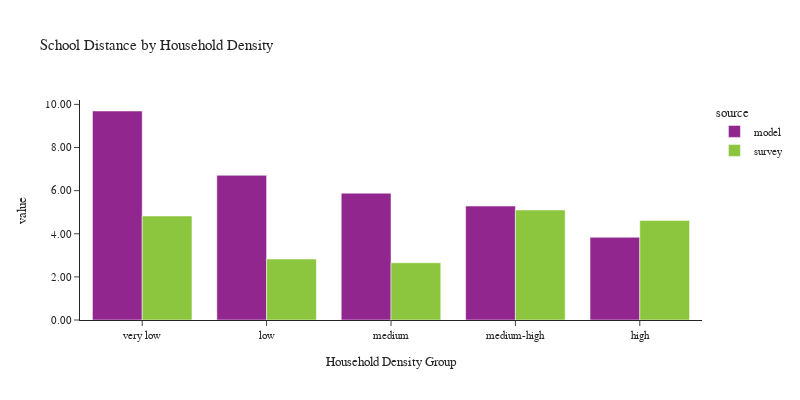

Here is the notebook cell this chart was saved with:
### Code cell
plot_school_location(df_students, 'hh_density_group', 'Household Density', 'Household Density Group')

### Figure 1 — Plotly figure (JSON) as saved in the notebook; plotly's stock layout.template omitted (floating-point values rounded to 4 significant figures)
{"data": [{"alignmentgroup": "True", "customdata": [[135163], [147787], [283904], [239260], [166923]], "hovertemplate": "source=model<br>hh_density_group=%{x}<br>value=%{y}<br>sample count=%{customdata[0]}<extra></extra>", "legendgroup": "model", "marker": {"color": "#91268F", "pattern": {"shape": ""}}, "name": "model", "offsetgroup": "model", "orientation": "v", "showlegend": true, "textposition": "auto", "type": "bar", "x": ["very low", "low", "medium", "medium-high", "high"], "xaxis": "x", "y": [9.693, 6.709, 5.88, 5.283, 3.837], "yaxis": "y"}, {"alignmentgroup": "True", "customdata": [[211], [145], [245], [160], [136]], "hovertemplate": "source=survey<br>hh_density_group=%{x}<br>value=%{y}<br>sample count=%{customdata[0]}<extra></extra>", "legendgroup": "survey", "marker": {"color": "#8CC63E", "pattern": {"shape": ""}}, "name": "survey", "offsetgroup": "survey", "orientation": "v", "showlegend": true, "textposition": "auto", "type": "bar", "x": ["very low", "low", "medium", "medium-high", "high"], "xaxis": "x", "y": [4.823, 2.827, 2.653, 5.103, 4.617], "yaxis": "y"}], "layout": {"barmode": "group", "font": {"size": 11}, "height": 400, "legend": {"title": {"text": "source"}, "tracegroupgap": 0}, "title": {"text": "School Distance by Household Density"}, "width": 800, "xaxis": {"anchor": "y", "domain": [0.0, 1.0], "title": {"text": "Household Density Group"}}, "yaxis": {"anchor": "x", "domain": [0.0, 1.0], "tickformat": ".2f", "title": {"text": "value"}}}}
